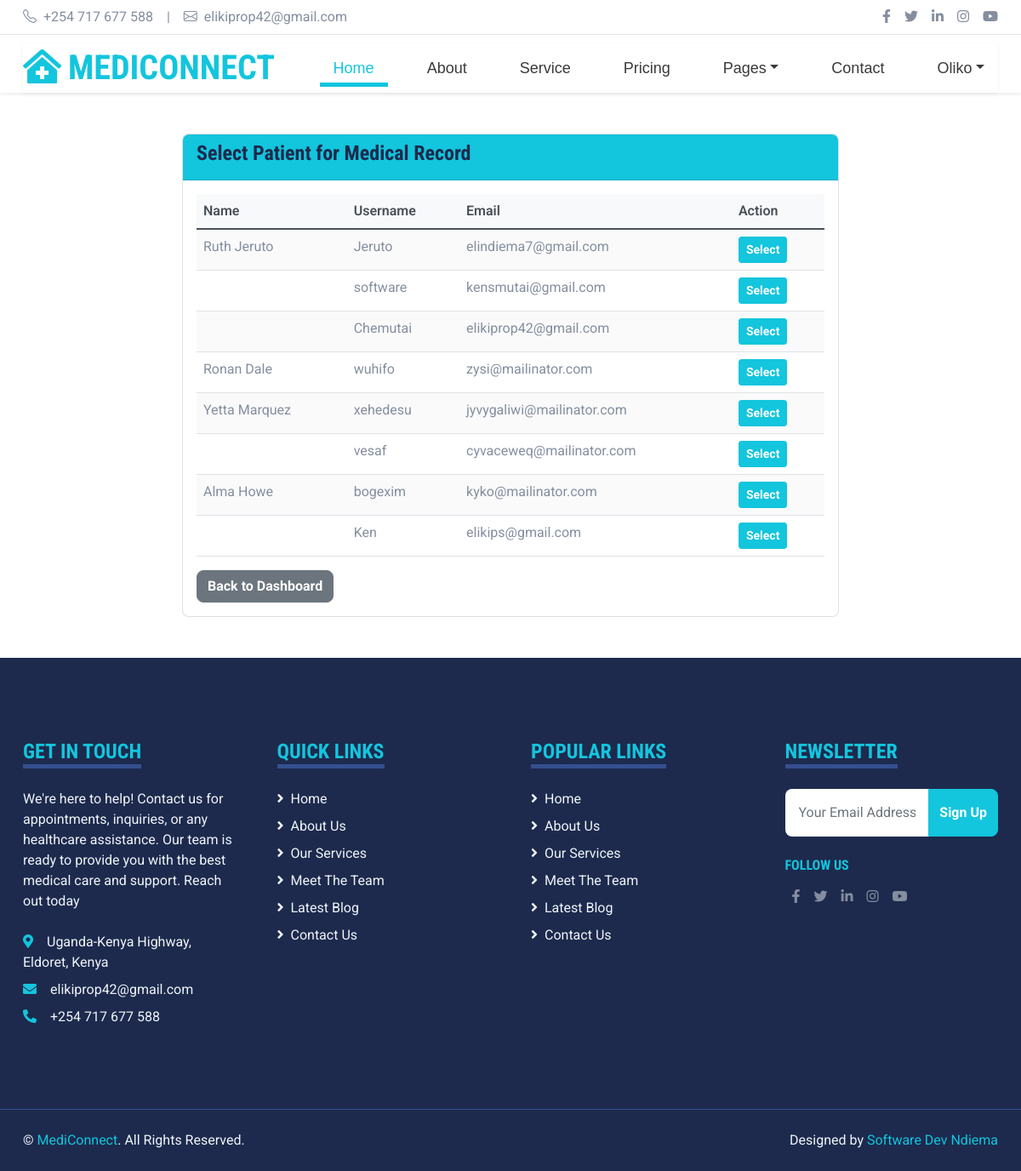
The page /add-medical-record/ (signed in) on the database its author committed.
### mediapp/models.py (models this page shows, shortened)
class CustomUser(AbstractUser):
    ROLE_CHOICES = [
        ('doctor', 'Doctor'),
        ('patient', 'Patient'),
        ('admin', 'Admin'),
    ]
    role = models.CharField(max_length=20, choices=ROLE_CHOICES, default='patient')

### mediapp/views.py (the view, shortened to what this page needs)
# urls.py: path('add-medical-record/', views.add_medical_record, name='add_medical_record'),
@login_required(login_url="login")
def add_medical_record(request, patient_id=None, record_id=None):
    print("[DEBUG] add_medical_record called")
    print(f"[DEBUG] URL patient_id: {patient_id}, record_id: {record_id}")
    if request.user.role != "doctor":
        messages.error(request, "Only doctors can add or edit medical records.")
        return redirect("home")
    try:
        doctor = Doctor.objects.get(user=request.user)
        print(f"[DEBUG] Doctor found: {doctor}")
    except Doctor.DoesNotExist:
        messages.error(request, "You do not have a doctor profile.")
        return redirect("home")
    patient_id = patient_id or request.GET.get("patient_id") or request.POST.get("patient_id")
    print(f"[DEBUG] Final patient_id: {patient_id}")
    patient = None
    if record_id:  # Editing existing record
        record = get_object_or_404(MedicalRecord, id=record_id, doctor=doctor)
        patient = record.patient
        print(f"[DEBUG] Editing existing record: {record}, Patient: {patient}")
        is_edit = True
    else:  # Adding new record
        if patient_id:
            try:
                patient = CustomUser.objects.get(id=patient_id, role="patient")
                print(f"[DEBUG] Patient found: {patient}")
            except CustomUser.DoesNotExist:
                messages.error(request, "Patient not found or not a valid patient.")
                return redirect("doctor_dashboard")
        else:
            print("[DEBUG] No patient_id provided, rendering patient selection page.")
            patients = CustomUser.objects.filter(role="patient")
            return render(request, "select_patient.html", {"patients": patients})
        record = None
        is_edit = False

### mediapp/models.py (called while the page is built)
    def __str__(self):
        return f"Dr. {self.user.first_name} {self.user.last_name} - {self.specialty or 'No Specialty'}"

### mediapp/templates/select_patient.html
{% extends 'base.html' %}
{% load static %}
{% block content %}
<div class="container mt-5">
    <div class="row">
        <div class="col-md-8 offset-md-2">
            <div class="card">
                <div class="card-header bg-primary text-white">
                    <h4>Select Patient for Medical Record</h4>
                </div>
                <div class="card-body">
                    <div class="table-responsive">
                        <table class="table table-hover">
                            <thead>
                                <tr>
                                    <th>Name</th>
                                    <th>Username</th>
                                    <th>Email</th>
                                    <th>Action</th>
                                </tr>
                            </thead>
                            <tbody>
                                {% for patient in patients %}
                                <tr>
                                    <td>{{ patient.get_full_name }}</td>
                                    <td>{{ patient.username }}</td>
                                    <td>{{ patient.email }}</td>
                                    <td>
                                        <a href="{% url 'add_medical_record' patient_id=patient.id %}" class="btn btn-sm btn-primary">
                                            Select
                                        </a>
                                    </td>
                                </tr>
                                {% empty %}
                                <tr>
                                    <td colspan="4" class="text-center">No patients found.</td>
                                </tr>
                                {% endfor %}
                            </tbody>
                        </table>
                    </div>
                    <div class="mt-3">
                        <a href="{% url 'doctor_dashboard' %}" class="btn btn-secondary">Back to Dashboard</a>
                    </div>
                </div>
            </div>
        </div>
    </div>
</div>
{% endblock %}

### mediapp/templates/base.html (shortened to what this page needs)
{% load static %}
<!DOCTYPE html>
<html lang="en">
<head>
    <link href="https://cdnjs.cloudflare.com/ajax/libs/font-awesome/5.15.0/css/all.min.css" rel="stylesheet">
    <link href="https://cdn.jsdelivr.net/npm/bootstrap-icons@1.4.1/font/bootstrap-icons.css" rel="stylesheet">
    <link href="{% static 'lib/owlcarousel/assets/owl.carousel.min.css' %}" rel="stylesheet">
    <link href="{% static 'lib/tempusdominus/css/tempusdominus-bootstrap-4.min.css' %}" rel="stylesheet" />
    <link href="{% static 'css/bootstrap.min.css' %}" rel="stylesheet">
    <link href="{% static 'css/style.css' %}" rel="stylesheet">
</head>
<body>
    <div class="position-fixed top-0 end-0 p-3" style="z-index: 1055;">
    </div>
    <div class="container-fluid py-2 border-bottom d-none d-lg-block">
        <div class="container">
            <div class="row">
                <div class="col-md-6 text-center text-lg-start mb-2 mb-lg-0">
                    <div class="d-inline-flex align-items-center">
                        <a class="text-decoration-none text-body pe-3" href=""><i class="bi bi-telephone me-2"></i>+254 717 677 588</a>
                        <span class="text-body">|</span>
                        <a class="text-decoration-none text-body px-3" href=""><i class="bi bi-envelope me-2"></i>elikiprop42@gmail.com</a>
                    </div>
                </div>
                <div class="col-md-6 text-center text-lg-end">
                    <div class="d-inline-flex align-items-center">
                        <a class="text-body px-2" href="https://web.facebook.com/eli.ndiema.1">
                            <i class="fab fa-facebook-f"></i>
                        </a>
                        <a class="text-body px-2" href="https://x.com/EliKiprop9">
                            <i class="fab fa-twitter"></i>
                        </a>
                        <a class="text-body px-2" href="https://www.linkedin.com/in/eli-kiprop-b12a51240/">
                            <i class="fab fa-linkedin-in"></i>
                        </a>
                        <a class="text-body px-2" href="https://www.instagram.com/merel_ndiema/">
                            <i class="fab fa-instagram"></i>
                        </a>
                        <a class="text-body ps-2" href="https://www.youtube.com/">
                            <i class="fab fa-youtube"></i>
                        </a>
                    </div>
                </div>
            </div>
        </div>
    </div>
    <div class="container-fluid sticky-top bg-white shadow-sm">
        <div class="container">
            <nav class="navbar navbar-expand-lg bg-white navbar-light py-3 py-lg-0">
                <a href="{% url 'home' %}" class="navbar-brand">
                    <h1 class="m-0 text-uppercase text-primary"><i class="fa fa-clinic-medical me-2"></i>MediConnect</h1>
                </a>
                <div class="collapse navbar-collapse" id="navbarCollapse">
                    <div class="navbar-nav ms-auto py-0">
                        <a href="{% url 'home' %}" class="nav-item nav-link active">Home</a>
                        <a href="{% url 'about' %}" class="nav-item nav-link">About</a>
                        <a href="{% url 'service' %}" class="nav-item nav-link">Service</a>
                        <a href="{% url 'price' %}" class="nav-item nav-link">Pricing</a>
                        <div class="nav-item dropdown">
                            <a href="#" class="nav-link dropdown-toggle" data-bs-toggle="dropdown">Pages</a>
                        </div>
                        <a href="{% url 'contact' %}" class="nav-item nav-link">Contact</a>
                        {% if user.is_authenticated %}
                            <div class="nav-item dropdown">
                                <a href="#" class="nav-link dropdown-toggle" data-bs-toggle="dropdown">{{ user.username }}</a>
                            </div>
                        {% else %}
                            <a href="{% url 'login' %}" class="nav-item nav-link">Login</a>
                            <a href="{% url 'register' %}" class="nav-item nav-link">Register</a>
                        {% endif %}
                    </div>
                </div>
            </nav>
        </div>
    </div>
    {% block content %}
    {% endblock %}
    <div class="container-fluid bg-dark text-light mt-5 py-5">
        <div class="container py-5">
            <div class="row g-5">
                <div class="col-lg-3 col-md-6">
                    <h4 class="d-inline-block text-primary text-uppercase border-bottom border-5 border-secondary mb-4">Get In Touch</h4>
                    <p class="mb-4">We're here to help! Contact us for appointments, inquiries, or any healthcare assistance. Our team is ready to provide you with the best medical care and support. Reach out today</p>
                    <p class="mb-2"><i class="fa fa-map-marker-alt text-primary me-3"></i>Uganda-Kenya Highway, Eldoret, Kenya</p>
                    <p class="mb-2"><i class="fa fa-envelope text-primary me-3"></i>elikiprop42@gmail.com</p>
                    <p class="mb-0"><i class="fa fa-phone-alt text-primary me-3"></i>+254 717 677 588</p>
                </div>
                <div class="col-lg-3 col-md-6">
                    <h4 class="d-inline-block text-primary text-uppercase border-bottom border-5 border-secondary mb-4">Quick Links</h4>
                    <div class="d-flex flex-column justify-content-start">
                        <a class="text-light mb-2" href="{% url 'home' %}"><i class="fa fa-angle-right me-2"></i>Home</a>
                        <a class="text-light mb-2" href="{% url 'about' %}"><i class="fa fa-angle-right me-2"></i>About Us</a>
                        <a class="text-light mb-2" href="{% url 'service' %}"><i class="fa fa-angle-right me-2"></i>Our Services</a>
                        <a class="text-light mb-2" href="{% url 'team' %}"><i class="fa fa-angle-right me-2"></i>Meet The Team</a>
                        <a class="text-light mb-2" href="{% url 'blog' %}"><i class="fa fa-angle-right me-2"></i>Latest Blog</a>
                        <a class="text-light" href="{% url 'contact' %}"><i class="fa fa-angle-right me-2"></i>Contact Us</a>
                    </div>
                </div>
                <div class="col-lg-3 col-md-6">
                    <h4 class="d-inline-block text-primary text-uppercase border-bottom border-5 border-secondary mb-4">Popular Links</h4>
                    <div class="d-flex flex-column justify-content-start">
                        <a class="text-light mb-2" href="{% url 'home' %}"><i class="fa fa-angle-right me-2"></i>Home</a>
                        <a class="text-light mb-2" href="{% url 'about' %}"><i class="fa fa-angle-right me-2"></i>About Us</a>
                        <a class="text-light mb-2" href="{% url 'service' %}"><i class="fa fa-angle-right me-2"></i>Our Services</a>
                        <a class="text-light mb-2" href="{% url 'team' %}"><i class="fa fa-angle-right me-2"></i>Meet The Team</a>
                        <a class="text-light mb-2" href="{% url 'blog' %}"><i class="fa fa-angle-right me-2"></i>Latest Blog</a>
                        <a class="text-light" href="{% url 'contact' %}"><i class="fa fa-angle-right me-2"></i>Contact Us</a>
                    </div>
                </div>
                <div class="col-lg-3 col-md-6">
                    <h4 class="d-inline-block text-primary text-uppercase border-bottom border-5 border-secondary mb-4">Newsletter</h4>
                    <form action="">
                        <div class="input-group">
                            <input type="text" class="form-control p-3 border-0" placeholder="Your Email Address">
                            <button class="btn btn-primary">Sign Up</button>
                        </div>
                    </form>
                    <h6 class="text-primary text-uppercase mt-4 mb-3">Follow Us</h6>
                    <div class="d-inline-flex align-items-center">
                        <a class="text-body px-2" href="https://web.facebook.com/eli.ndiema.1">
                            <i class="fab fa-facebook-f"></i>
                        </a>
                        <a class="text-body px-2" href="https://x.com/EliKiprop9">
                            <i class="fab fa-twitter"></i>
                        </a>
                        <a class="text-body px-2" href="https://www.linkedin.com/in/eli-kiprop-b12a51240/">
                            <i class="fab fa-linkedin-in"></i>
                        </a>
                        <a class="text-body px-2" href="https://www.instagram.com/merel_ndiema/">
                            <i class="fab fa-instagram"></i>
                        </a>
                        <a class="text-body ps-2" href="https://www.youtube.com/">
                            <i class="fab fa-youtube"></i>
                        </a>
                    </div>
                </div>
            </div>
        </div>
    </div>
    <div class="container-fluid bg-dark text-light border-top border-secondary py-4">
        <div class="container">
            <div class="row g-5">
                <div class="col-md-6 text-center text-md-start">
                    <p class="mb-md-0">© <a class="text-primary" href="#">MediConnect</a>. All Rights Reserved.</p>
                </div>
                <div class="col-md-6 text-center text-md-end">
                    <p class="mb-0">Designed by <a class="text-primary" href="https://github.com/elikiprop">Software Dev Ndiema</a></p>
                </div>
            </div>
        </div>
    </div>
</body>
</html>

### mediapp/static/css/style.css (style rules this page uses)
:root { --primary: #13C5DD; --secondary: #354F8E; --light: #EFF5F9; --dark: #1D2A4D; }
.btn { font-weight: 700; transition: .5s; }
.btn-primary { color: #FFFFFF; }
.navbar-light .navbar-nav .nav-link { font-family: 'Jost', sans-serif; position: relative; margin-left: 30px; padding: 30px 0; font-size: 18px; font-weight: 700; color: var(--dark); outline: none; transition: .5s; }
.navbar-light .navbar-nav .nav-link:hover, .navbar-light .navbar-nav .nav-link.active { color: var(--primary); }
@media (min-width: 992px) { .navbar-light .navbar-nav .nav-link::before { position: absolute; content: ""; width: 0; height: 5px; bottom: 0; left: 50%; background: var(--primary); transition: .5s; } }
@media (min-width: 992px) { .navbar-light .navbar-nav .nav-link:hover::before, .navbar-light .navbar-nav .nav-link.active::before { width: 100%; left: 0; } }
.navbar { margin-top: 10px; box-shadow: 0 2px 4px rgba(0, 0, 0, 0.05); }
.navbar-light .navbar-nav .nav-link { color: #3a3a3a; font-weight: 500; padding: 0.5rem 1rem; }
.container { max-width: 1200px; margin: 0 auto; padding: 0 15px; }
.table { margin-bottom: 0; }
.table thead th { background-color: #f8f9fa; color: #495057; font-weight: 600; border-bottom: 2px solid #dee2e6; vertical-align: middle; }
.table tbody tr:nth-child(odd) { background-color: rgba(0, 0, 0, 0.02); }
.btn-secondary { background-color: #6c757d; border-color: #6c757d; }

### rows shown on the page
CustomUser: username "Oliko"
CustomUser: get_full_name "Ruth Jeruto", username "Jeruto", email "elindiema7@gmail.com"
CustomUser: username "software", email "kensmutai@gmail.com"
CustomUser: username "Chemutai", email "elikiprop42@gmail.com"
CustomUser: get_full_name "Ronan Dale", username "wuhifo", email "zysi@mailinator.com"
CustomUser: get_full_name "Yetta Marquez", username "xehedesu", email "jyvygaliwi@mailinator.com"
CustomUser: username "vesaf", email "cyvaceweq@mailinator.com"
CustomUser: get_full_name "Alma Howe", username "bogexim", email "kyko@mailinator.com"
CustomUser: username "Ken", email "elikips@gmail.com"
